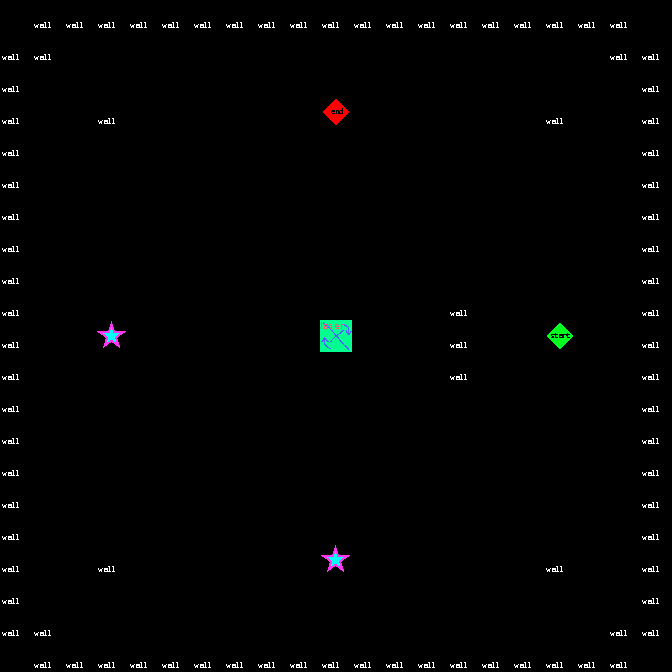

A 2D game scene composited from a Tiled map and its tileset images. What follows is a short description and the map's XML, with every tile layer's data as written:
An orthogonal 21x21 tile map with 32x32 px tiles, 2 tile layers (Back, Game).

<map version="1.0" tiledversion="1.1.5" orientation="orthogonal" renderorder="right-down" width="21" height="21" tilewidth="32" tileheight="32" infinite="0" nextobjectid="1">
 <tileset firstgid="1" name="SampleMap" tilewidth="32" tileheight="32" tilecount="64" columns="8">
  <image source="SampleMap.png" width="256" height="256" />
 </tileset>
 <layer name="Back" width="21" height="21">
  <data encoding="csv">
0,0,0,0,0,0,0,0,0,0,0,0,0,0,0,0,0,0,0,0,0,
0,0,0,0,0,0,0,0,0,0,0,0,0,0,0,0,0,0,0,0,0,
0,0,0,0,0,0,0,0,0,0,0,0,0,0,0,0,0,0,0,0,0,
0,0,0,0,0,0,0,0,0,0,0,0,0,0,0,0,0,0,0,0,0,
0,0,0,0,0,0,0,0,0,0,0,0,0,0,0,0,0,0,0,0,0,
0,0,0,0,0,0,0,0,0,0,0,0,0,0,0,0,0,0,0,0,0,
0,0,0,0,0,0,0,0,0,0,0,0,0,0,0,0,0,0,0,0,0,
0,0,0,0,0,0,0,0,0,0,0,0,0,0,0,0,0,0,0,0,0,
0,0,0,0,0,0,0,0,0,0,0,0,0,0,0,0,0,0,0,0,0,
0,0,0,0,0,0,0,0,0,0,0,0,0,0,0,0,0,0,0,0,0,
0,0,0,0,0,0,0,0,0,0,0,0,0,0,0,0,0,0,0,0,0,
0,0,0,0,0,0,0,0,0,0,0,0,0,0,0,0,0,0,0,0,0,
0,0,0,0,0,0,0,0,0,0,0,0,0,0,0,0,0,0,0,0,0,
0,0,0,0,0,0,0,0,0,0,0,0,0,0,0,0,0,0,0,0,0,
0,0,0,0,0,0,0,0,0,0,0,0,0,0,0,0,0,0,0,0,0,
0,0,0,0,0,0,0,0,0,0,0,0,0,0,0,0,0,0,0,0,0,
0,0,0,0,0,0,0,0,0,0,0,0,0,0,0,0,0,0,0,0,0,
0,0,0,0,0,0,0,0,0,0,0,0,0,0,0,0,0,0,0,0,0,
0,0,0,0,0,0,0,0,0,0,0,0,0,0,0,0,0,0,0,0,0,
0,0,0,0,0,0,0,0,0,0,0,0,0,0,0,0,0,0,0,0,0,
0,0,0,0,0,0,0,0,0,0,0,0,0,0,0,0,0,0,0,0,0
</data>
 </layer>
 <layer name="Game" width="21" height="21">
  <data encoding="csv">
0,1,1,1,1,1,1,1,1,1,1,1,1,1,1,1,1,1,1,1,0,
1,1,2,2,2,2,2,2,2,2,2,2,2,2,2,2,2,2,2,1,1,
1,2,2,2,2,2,2,2,2,2,2,2,2,2,2,2,2,2,2,2,1,
1,2,2,1,2,2,2,2,2,2,10,2,2,2,2,2,2,1,2,2,1,
1,2,2,2,2,2,2,2,2,2,2,2,2,2,2,2,2,2,2,2,1,
1,2,2,2,2,2,2,2,2,2,2,2,2,2,2,2,2,2,2,2,1,
1,2,2,2,2,2,2,2,2,2,2,2,2,2,2,2,2,2,2,2,1,
1,2,2,2,2,2,2,2,2,2,2,2,2,2,2,2,2,2,2,2,1,
1,2,2,2,2,2,2,2,2,2,2,2,2,2,2,2,2,2,2,2,1,
1,2,2,2,2,2,2,2,2,2,2,2,2,2,1,2,2,2,2,2,1,
1,2,2,17,2,2,2,2,2,2,24,2,2,2,1,2,2,9,2,2,1,
1,2,2,2,2,2,2,2,2,2,2,2,2,2,1,2,2,2,2,2,1,
1,2,2,2,2,2,2,2,2,2,2,2,2,2,2,2,2,2,2,2,1,
1,2,2,2,2,2,2,2,2,2,2,2,2,2,2,2,2,2,2,2,1,
1,2,2,2,2,2,2,2,2,2,2,2,2,2,2,2,2,2,2,2,1,
1,2,2,2,2,2,2,2,2,2,2,2,2,2,2,2,2,2,2,2,1,
1,2,2,2,2,2,2,2,2,2,2,2,2,2,2,2,2,2,2,2,1,
1,2,2,1,2,2,2,2,2,2,17,2,2,2,2,2,2,1,2,2,1,
1,2,2,2,2,2,2,2,2,2,2,2,2,2,2,2,2,2,2,2,1,
1,1,2,2,2,2,2,2,2,2,2,2,2,2,2,2,2,2,2,1,1,
0,1,1,1,1,1,1,1,1,1,1,1,1,1,1,1,1,1,1,1,0
</data>
 </layer>
</map>
